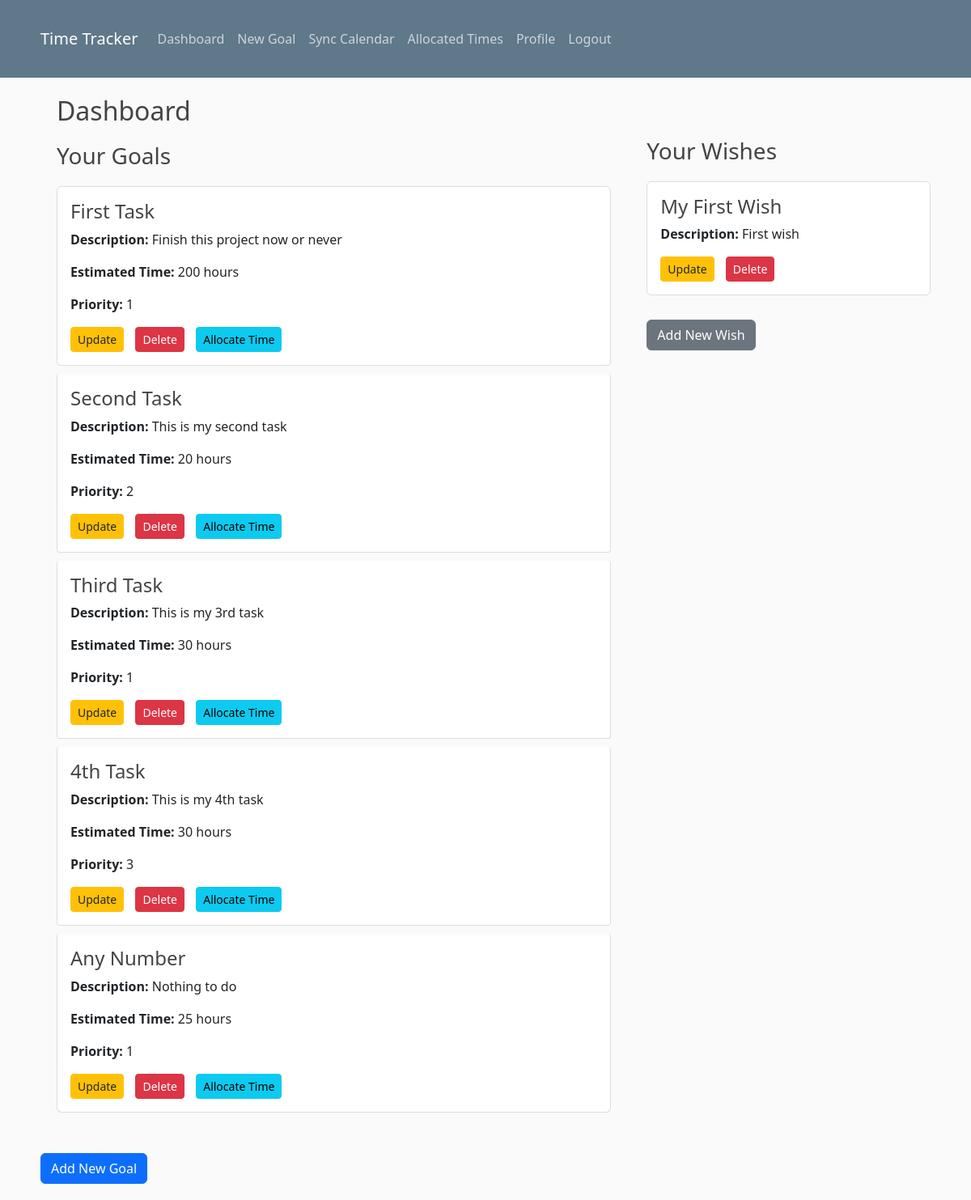
The app's page / (signed in) with its own data.
### core/models.py (models this page shows, shortened)
class Goal(models.Model):
    PRIORITY_CHOICES = [
        (1, 'High'),
        (2, 'Medium'),
        (3, 'Low'),
    ]
    user = models.ForeignKey(User, on_delete=models.CASCADE)
    title = models.CharField(max_length=200)
    description = models.TextField()
    priority = models.PositiveIntegerField(choices=PRIORITY_CHOICES)  # Add choices here
    estimated_time = models.PositiveIntegerField(help_text='In minutes')
    created_at = models.DateTimeField(auto_now_add=True)
    due_date = models.DateField(null=True, blank=True)

class Wish(models.Model):
    user = models.ForeignKey(User, on_delete=models.CASCADE)
    title = models.CharField(max_length=200)
    description = models.TextField()
    created_at = models.DateTimeField(auto_now_add=True)

### core/views.py (the view)
# urls.py: path('', login_required(views.dashboard), name='dashboard'),
@login_required
def dashboard(request):
    goals = Goal.objects.filter(user=request.user)
    wishes = Wish.objects.filter(user=request.user)
    context = {
        'goals': goals,
        'wishes': wishes
    }
    return render(request, 'core/dashboard.html', context)

### core/templates/core/dashboard.html (shortened to what this page needs)
{% extends "core/base.html" %}
{% block content %}
    <div class="container">
        <h2>Dashboard</h2>
        <section>
            <h3>Your Goals</h3>
            {% if goals %}
                <ul class="list-group">
                    {% for goal in goals %}
                        <li class="list-group-item">
                            <h4>{{ goal.title }}</h4>
                            <p><strong>Description:</strong> {{ goal.description }}</p>
                            <p><strong>Estimated Time:</strong> {{ goal.estimated_time }} hours</p>
                            <p><strong>Priority:</strong> {{ goal.priority }}</p>
                            <a href="{% url 'update_goal' goal.pk %}" class="btn btn-warning btn-sm">Update</a>
                            <a href="{% url 'delete_goal' goal.pk %}" class="btn btn-danger btn-sm">Delete</a>
                            <a href="{% url 'allocate_time' goal.pk %}" class="btn btn-info btn-sm">Allocate Time</a>
                        </li>
                    {% endfor %}
                </ul>
            {% else %}
                <p>No goals found.</p>
            {% endif %}
        </section>
    </div>
    <div>
        <a href="{% url 'add_goal' %}" class="btn btn-primary ml-3">Add New Goal</a>
    </div>
{% endblock content %}
{% block sidebar %}
    <div class="mt-5">
        <h3 class="pt-4">Your Wishes</h3>
        {% if wishes %}
            <ul class="list-group">
                {% for wish in wishes %}
                    <li class="list-group-item">
                        <h4>{{ wish.title }}</h4>
                        <p><strong>Description:</strong> {{ wish.description }}</p>
                        <a href="{% url 'update_wish' wish.pk %}" class="btn btn-warning btn-sm">Update</a>
                        <a href="{% url 'delete_wish' wish.pk %}" class="btn btn-danger btn-sm">Delete</a>
                    </li>
                {% endfor %}
            </ul>
        {% else %}
            <p>No wishes found.</p>
        {% endif %}
    </div>
    <div class="">
        <a href="{% url 'add_wish' %}" class="btn btn-secondary">Add New Wish</a>
    </div>
{% endblock sidebar %}

### core/templates/core/base.html (shortened to what this page needs)
{% load static %}
<!DOCTYPE html>
<html>
    <head>
        <link href="https://cdn.jsdelivr.net/npm/bootstrap@5.3.3/dist/css/bootstrap.min.css" rel="stylesheet">
        <link rel="stylesheet" type="text/css" href="{% static 'core/main.css' %}">
    </head>
    <body>
        <header class="site-header mb-5">
            <nav class="navbar navbar-expand-md navbar-dark bg-steel fixed-top">
              <div class="container">
                  <a class="navbar-brand mr-4" href="#">Time Tracker</a>
                  <div class="collapse navbar-collapse" id="navbarToggle">
                      <div class="navbar-nav mr-auto">
                          <a class="nav-item nav-link" href="{% url 'dashboard' %}">Dashboard</a>
                          <a class="nav-item nav-link" href="{% url 'add_goal' %}">New Goal</a>
                          <a class="nav-item nav-link" href="{% url 'sync_with_google_calendar' %}">Sync Calendar</a>
                      </div>
                      <div class="navbar-nav">
                          {% if user.is_authenticated %}
                              <a class="nav-item nav-link" href="{% url 'allocated_times' %}">Allocated Times</a>
                              <a class="nav-item nav-link" href="{% url 'profile' %}">Profile</a>
                              <a class="nav-item nav-link" href="{% url 'logout' %}">Logout</a>
                          {% else %}
                              <a class="nav-item nav-link" href="{% url 'login' %}">Login</a>
                              <a class="nav-item nav-link" href="{% url 'register' %}">Register</a>
                          {% endif %}
                      </div>
                  </div>
              </div>
          </nav>
          </header>
          <main role="main" class="container">
            <div class="row">
              <div class="col-md-8">
                {% block content %}{% endblock %}
              </div>
              <div class="col-md-4">
                {% block sidebar %}{% endblock %}
              </div>
            </div>
          </main>
    </body>
</html>

### core/static/core/main.css (style rules this page uses)
body { background: #fafafa; color: #333333; padding-top: 30px; }
h1, h2, h3, h4, h5, h6 { color: #444444; }
ul { margin: 0; }
.bg-steel { background-color: #5f788a; }
.site-header .navbar-nav .nav-link { color: #cbd5db; }
.container { padding: 20px; }
h2, h3 { margin-bottom: 20px; }
.list-group { margin-bottom: 20px; }
.list-group-item { padding: 15px; border: 1px solid #ddd; border-radius: 5px; margin-bottom: 10px; }
.btn { margin-right: 10px; }
.btn-warning { background-color: #ffc107; color: #212529; }
.btn-danger { background-color: #dc3545; color: #fff; }
.list-group-item { border: 1px solid #ddd; border-radius: .25rem; padding: 1rem; }

### records on screen
Goal: title "First Task", description "Finish this project now or never", estimated_time "200", priority "1"
Goal: title "Second Task", description "This is my second task", estimated_time "20", priority "2"
Goal: title "Third Task", description "This is my 3rd task", estimated_time "30", priority "1"
Goal: title "4th Task", description "This is my 4th task", estimated_time "30", priority "3"
Goal: title "Any Number", description "Nothing to do", estimated_time "25", priority "1"
Wish: title "My First Wish", description "First wish"
